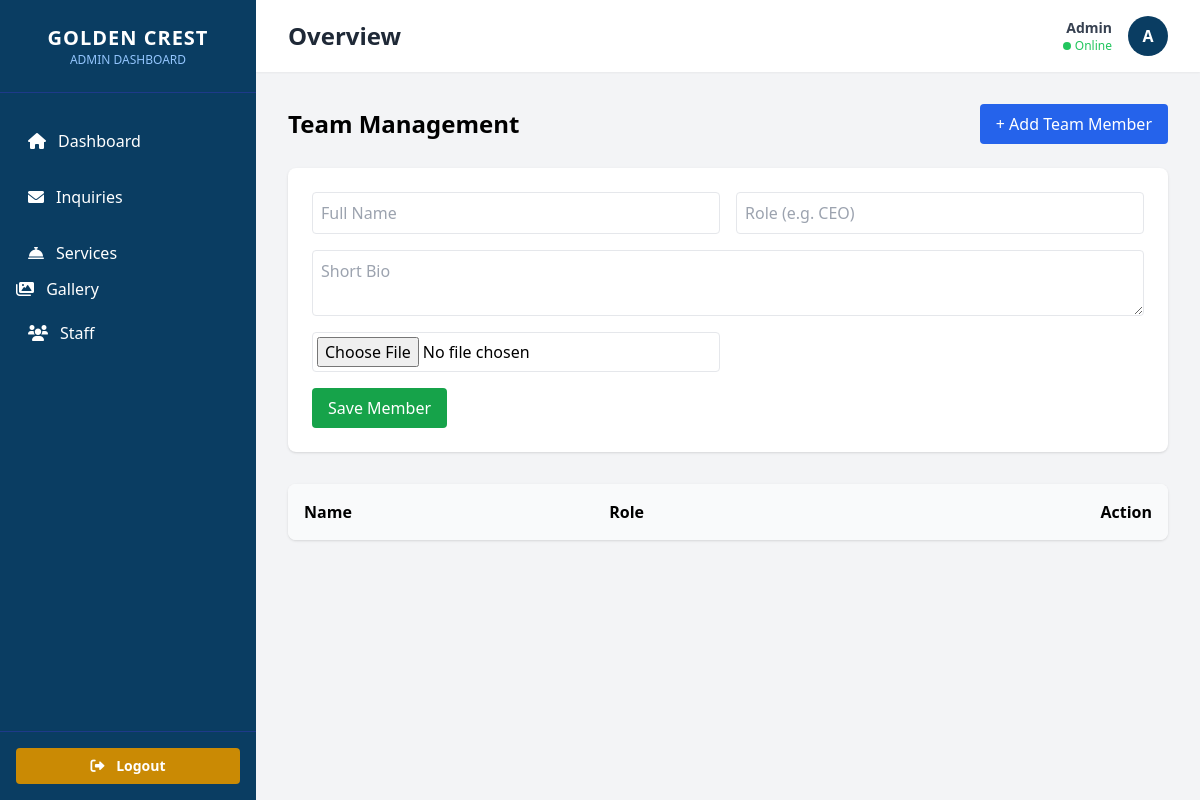
Before: /dashboard/staff/ with the older database file.
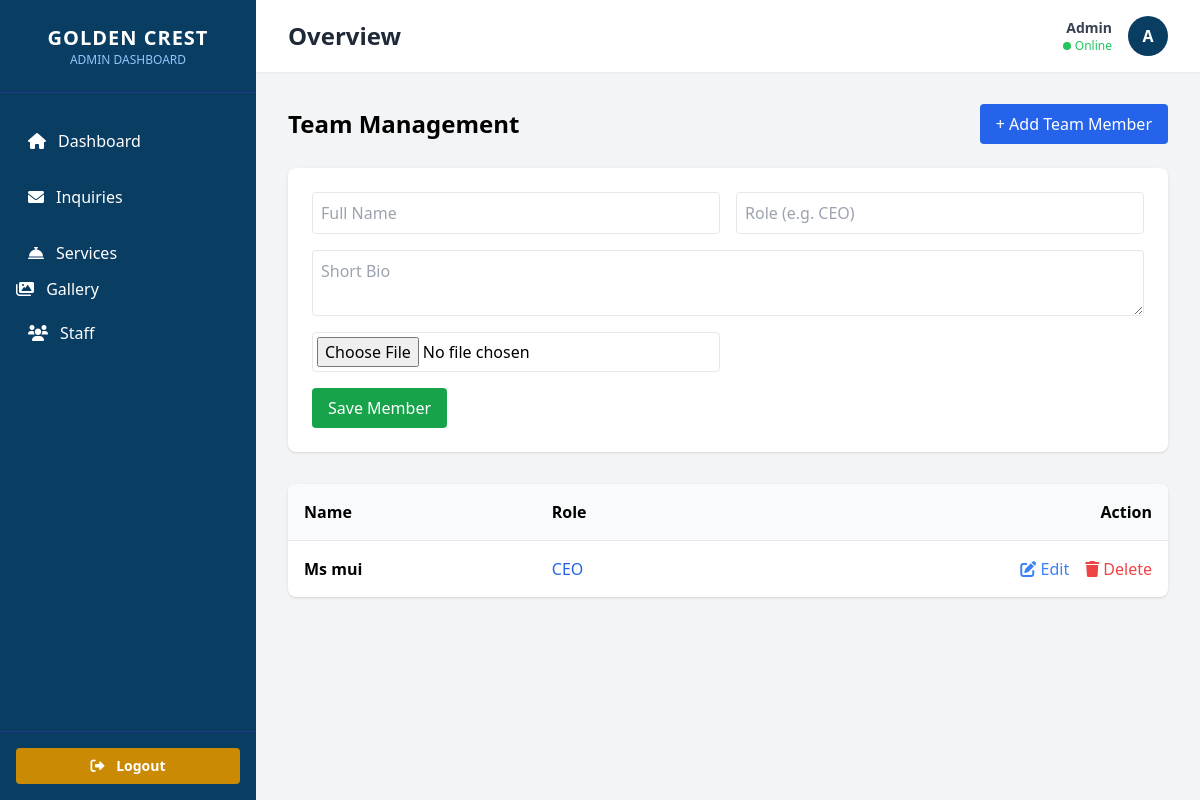
After: the same page with the newer database file.
### services/models.py (models this page shows, shortened)
class StaffMember(models.Model):
    name = models.CharField(max_length=100)
    role = models.CharField(max_length=100)
    bio = models.TextField(blank=True, null=True)
    image = models.ImageField(upload_to='staff/', blank=True, null=True)

### services/views.py (the view, shortened to what this page needs)
# urls.py: path('dashboard/staff/', views.staff_manage, name='staff_manage'),
def staff_manage(request):
    staff_list = StaffMember.objects.all()
    return render(request, 'dashboard/staff.html', {'staff': staff_list})

### services/templates/dashboard/staff.html (shortened to what this page needs)
{% extends 'dashboard/admin_dashboard.html' %}
{% block dashboard_content %}
<div x-data="{ showForm: false }">
    <div class="flex justify-between items-center mb-6">
        <h2 class="text-2xl font-bold">Team Management</h2>
        <button @click="showForm = !showForm" class="bg-blue-600 text-white px-4 py-2 rounded">
            + Add Team Member
        </button>
    </div>
    <div x-show="showForm" class="bg-white p-6 rounded-lg shadow mb-8">
        <form method="POST" enctype="multipart/form-data" action="{% url 'staff_manage' %}">
            <div class="grid grid-cols-1 md:grid-cols-2 gap-4">
                <input type="text" name="name" placeholder="Full Name" required class="border p-2 rounded">
                <input type="text" name="role" placeholder="Role (e.g. CEO)" required class="border p-2 rounded">
                <textarea name="bio" placeholder="Short Bio" class="border p-2 rounded md:col-span-2"></textarea>
                <input type="file" name="image" class="border p-1 rounded">
            </div>
            <button type="submit" class="mt-4 bg-green-600 text-white px-4 py-2 rounded">Save Member</button>
        </form>
    </div>
    <div class="bg-white rounded-lg shadow overflow-hidden">
        <table class="w-full text-left">
            <thead class="bg-gray-50">
                <tr>
                    <th class="p-4">Name</th>
                    <th class="p-4">Role</th>
                    <th class="p-4 text-right">Action</th>
                </tr>
            </thead>
            <tbody>
                {% for person in staff %}
                <tr class="border-t">
                    <td class="p-4 font-bold">{{ person.name }}</td>
                    <td class="p-4 text-blue-600">{{ person.role }}</td>
                    <td class="p-4 text-right flex justify-end items-center gap-4">
                        <a href="{% url 'edit_staff' person.pk %}" class="text-blue-500 hover:text-blue-700">
                            <i class="fas fa-edit"></i> Edit
                        </a>
                        <form action="{% url 'delete_staff' person.pk %}" method="POST" onsubmit="return confirm('Are you sure?');" class="inline">
                            <button type="submit" class="text-red-500 hover:text-red-700">
                                <i class="fas fa-trash"></i> Delete
                            </button>
                        </form>
                    </td>
                </tr>
                {% endfor %}
            </tbody>
        </table>
    </div>
</div>
{% endblock %}

Changed rows visible on the page:
added StaffMember: name "Ms mui", role "CEO"
